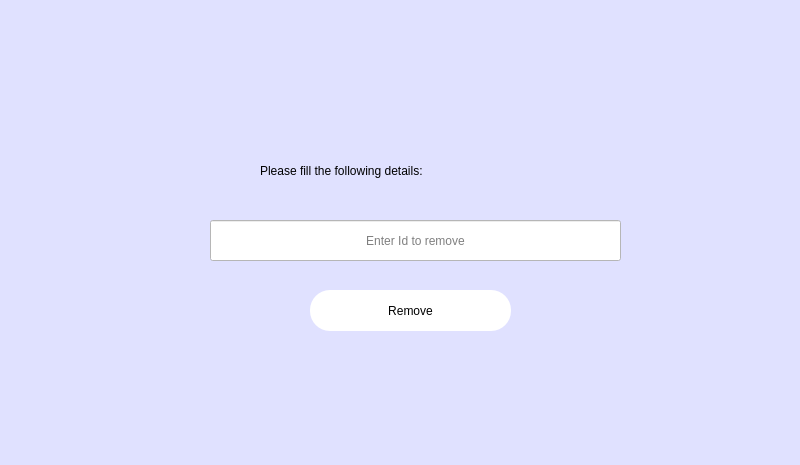
<?xml version="1.0" encoding="UTF-8"?>
<ui version="4.0">
 <class>data_removepage</class>
 <widget class="QDialog" name="data_removepage">
  <property name="geometry">
   <rect>
    <x>0</x>
    <y>0</y>
    <width>800</width>
    <height>465</height>
   </rect>
  </property>
  <property name="windowTitle">
   <string>iCardSIS</string>
  </property>
  <property name="styleSheet">
   <string notr="true">background-color: rgb(224, 225, 255);</string>
  </property>
  <widget class="QLabel" name="label">
   <property name="geometry">
    <rect>
     <x>320</x>
     <y>0</y>
     <width>150</width>
     <height>150</height>
    </rect>
   </property>
   <property name="text">
    <string/>
   </property>
   <property name="pixmap">
    <pixmap resource="resource.qrc">:/image/images/4.jpg</pixmap>
   </property>
   <property name="scaledContents">
    <bool>true</bool>
   </property>
  </widget>
  <widget class="QLabel" name="label_3">
   <property name="geometry">
    <rect>
     <x>260</x>
     <y>150</y>
     <width>311</width>
     <height>41</height>
    </rect>
   </property>
   <property name="styleSheet">
    <string notr="true">font: 700 14pt &quot;Times New Roman&quot;;</string>
   </property>
   <property name="text">
    <string>Please fill the following details:</string>
   </property>
  </widget>
  <widget class="QLineEdit" name="lineEdit_idRemove">
   <property name="geometry">
    <rect>
     <x>210</x>
     <y>220</y>
     <width>411</width>
     <height>41</height>
    </rect>
   </property>
   <property name="styleSheet">
    <string notr="true">background-color: rgb(255, 255, 255);
color: rgb(0, 0, 0);</string>
   </property>
   <property name="text">
    <string/>
   </property>
   <property name="alignment">
    <set>Qt::AlignCenter</set>
   </property>
   <property name="placeholderText">
    <string>Enter Id to remove</string>
   </property>
  </widget>
  <widget class="QPushButton" name="pushButton_delete">
   <property name="geometry">
    <rect>
     <x>310</x>
     <y>290</y>
     <width>201</width>
     <height>41</height>
    </rect>
   </property>
   <property name="styleSheet">
    <string notr="true">QPushButton{color: black;

border-radius: 20px;
font: 700 13pt Times New Roman;
background-color: white

}
QPushButton:pressed{background-color: rgb(170, 0, 0);}</string>
   </property>
   <property name="text">
    <string>Remove</string>
   </property>
  </widget>
 </widget>
 <resources>
  <include location="resource.qrc"/>
 </resources>
 <connections/>
</ui>
